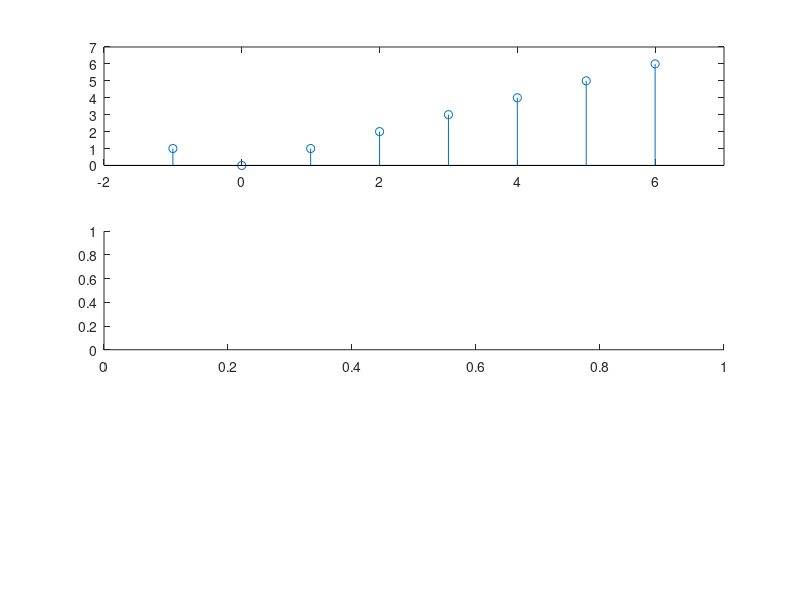

The MATLAB script that drew this image: (Note: this script raises an error after producing the figure.)
n = -1:1:6;
xn = [1 0 1 2 3 4 5 6];
subplot(311);
stem(n,xn);
axis([min(n)-1 max(n)+1 0 7]);
subplot(312),odd(n,xn,0);
subplot(313),even(n,xn,0);